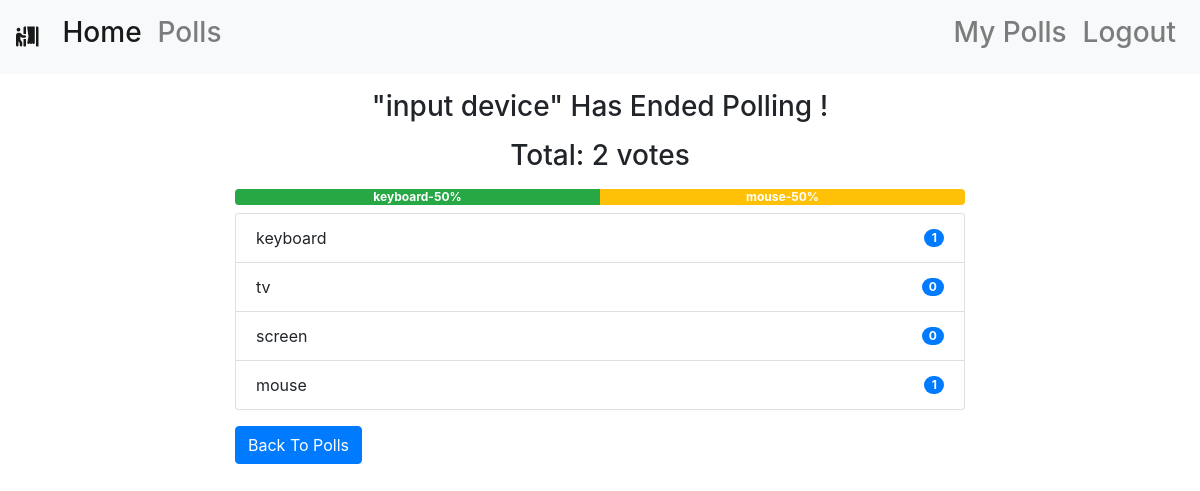
The page /polls/end/4/ (signed in) on the database its author committed.
### polls/models.py (models this page shows, shortened)
class Poll(models.Model):
    owner = models.ForeignKey(User, on_delete=models.CASCADE)
    text = models.TextField()
    pub_date = models.DateTimeField(default=timezone.now)
    active = models.BooleanField(default=True)
    @property
    def get_vote_count(self):
        return self.vote_set.count()
    def get_result_dict(self):
        res = []
        for choice in self.choice_set.all():
            d = {}
            alert_class = ['primary', 'secondary', 'success',
                           'danger', 'dark', 'warning', 'info']
            d['alert_class'] = secrets.choice(alert_class)
            d['text'] = choice.choice_text
            d['num_votes'] = choice.get_vote_count
            if not self.get_vote_count:
                d['percentage'] = 0
            else:
                d['percentage'] = (choice.get_vote_count /
                                   self.get_vote_count)*100
            res.append(d)
        return res

class Choice(models.Model):
    poll = models.ForeignKey(Poll, on_delete=models.CASCADE)
    choice_text = models.CharField(max_length=255)
    @property
    def get_vote_count(self):
        return self.vote_set.count()

### polls/views.py (the view)
# urls.py: path('end/<int:poll_id>/', views.endpoll, name='end_poll'),
@login_required
def endpoll(request, poll_id):
    poll = get_object_or_404(Poll, pk=poll_id)
    if request.user != poll.owner:
        return redirect('home')
    if poll.active is True:
        poll.active = False
        poll.save()
        return render(request, 'polls/poll_result.html', {'poll': poll})
    else:
        return render(request, 'polls/poll_result.html', {'poll': poll})

### polls/templates/polls/poll_result.html
{% extends 'base.html' %}
{% block content %}
<div class="container">
    {% if messages %}
    <div class="messages">
        {% for message in messages %}
        <div {% if message.tags %} class="{{ message.tags }}" {% endif %}>{{ message }}
            <button type="button" class="close" data-dismiss="alert" aria-label="Close">
                <span aria-hidden="true">&times;</span>
            </button>
        </div>
        {% endfor %}
    </div>
    {% else %}
    <div class="row">
        <div class="col-md-8 offset-sm-2">
            {% if poll.active %}
            <h3 class="mt-3 mb-3 text-center">Result for: {{ poll.text }}</h3>
            {% else %}
            <h3 class="mt-3 mb-3 text-center">"{{ poll.text }}" Has Ended Polling !</h3>
            {% endif %}
            <h3 class="mb-2 text-center">Total: {{ poll.get_vote_count }} votes</h3>
            <div class="progress mt-3 mb-2">
                {% for choice in poll.get_result_dict %}
                <div class="progress-bar bg-{{ choice.alert_class }}" role="progressbar" style="width: {{ choice.percentage }}%;"
                    aria-valuenow="30" aria-valuemin="0" aria-valuemax="100"><b>
                        {{choice.text|truncatewords:2}}-{{choice.percentage|floatformat}}%</b>
                </div>
                {% endfor %}
            </div>
            <ul class="list-group">
                {% for choice in poll.choice_set.all %}
                <li class="list-group-item d-flex justify-content-between align-items-center">
                    {{ choice.choice_text }}
                    <span class="badge badge-primary badge-pill">{{ choice.get_vote_count }}</span>
                </li>
                {% endfor %}
            </ul>
            {% endif %}
            <a class="btn btn-primary mt-3" href="{% url 'polls:list' %}" role="button">Back To Polls</a>
        </div>
    </div>
</div>
{% endblock content %}

### templates/base.html (shortened to what this page needs)
<!DOCTYPE html>
{% load static %}
<html lang="en">
<head>
    <link rel="stylesheet" href="https://maxcdn.bootstrapcdn.com/bootstrap/4.0.0/css/bootstrap.min.css"
>
    <link rel="stylesheet" href="https://use.fontawesome.com/releases/v5.6.3/css/all.css"
>
</head>
<body>
    {% include 'includes/navbar.html' %}
    {% block content %}
    {% endblock content %}
</body>
</html>

### templates/includes/navbar.html (shortened to what this page needs)
<nav class="navbar navbar-expand-sm navbar-light bg-light">
    <a class="navbar-brand" href=""><i class="fas fa-person-booth"></i></a>
    <div class="collapse navbar-collapse" id="collapsibleNavId">
        <ul class="navbar-nav mr-auto mt-2 mt-lg-0">
            <li class="nav-item active">
                <a class="nav-link" href="{% url 'home' %}"><h3>Home </h3><span class="sr-only">(current)</span></a>
            </li>
            <li class="nav-item">
                <a class="nav-link" href="{% url 'polls:list' %}"><h3>Polls</h3></a>
            </li>
        </ul>
        <div class="navbar-nav ml-auto">
            {% if request.user.is_authenticated %}
            <a class="nav-link" href="{% url 'polls:list_by_user' %}"><h3>My Polls</h3></a>
            <a class="nav-link" href="{% url 'accounts:logout' %}"><h3>Logout</h3></a>
            {% else %}
            <a class="nav-link" href="{% url 'accounts:login' %}"><h3>Login</h3></a>
            <a class="nav-link" href="{% url 'accounts:register' %}"><h3>Register</h3></a>
            {% endif %}
        </div>
    </div>
</nav>

### rows shown on the page
Poll: text "input device", get_vote_count "2"
Choice: text "keyboard", choice_text "keyboard", get_vote_count "1"
Choice: text "mouse", choice_text "mouse", get_vote_count "1"
Choice: choice_text "tv", get_vote_count "0"
Choice: choice_text "screen", get_vote_count "0"

### other values the page prints
{{ choice.percentage|floatformat }} "50" "50"
